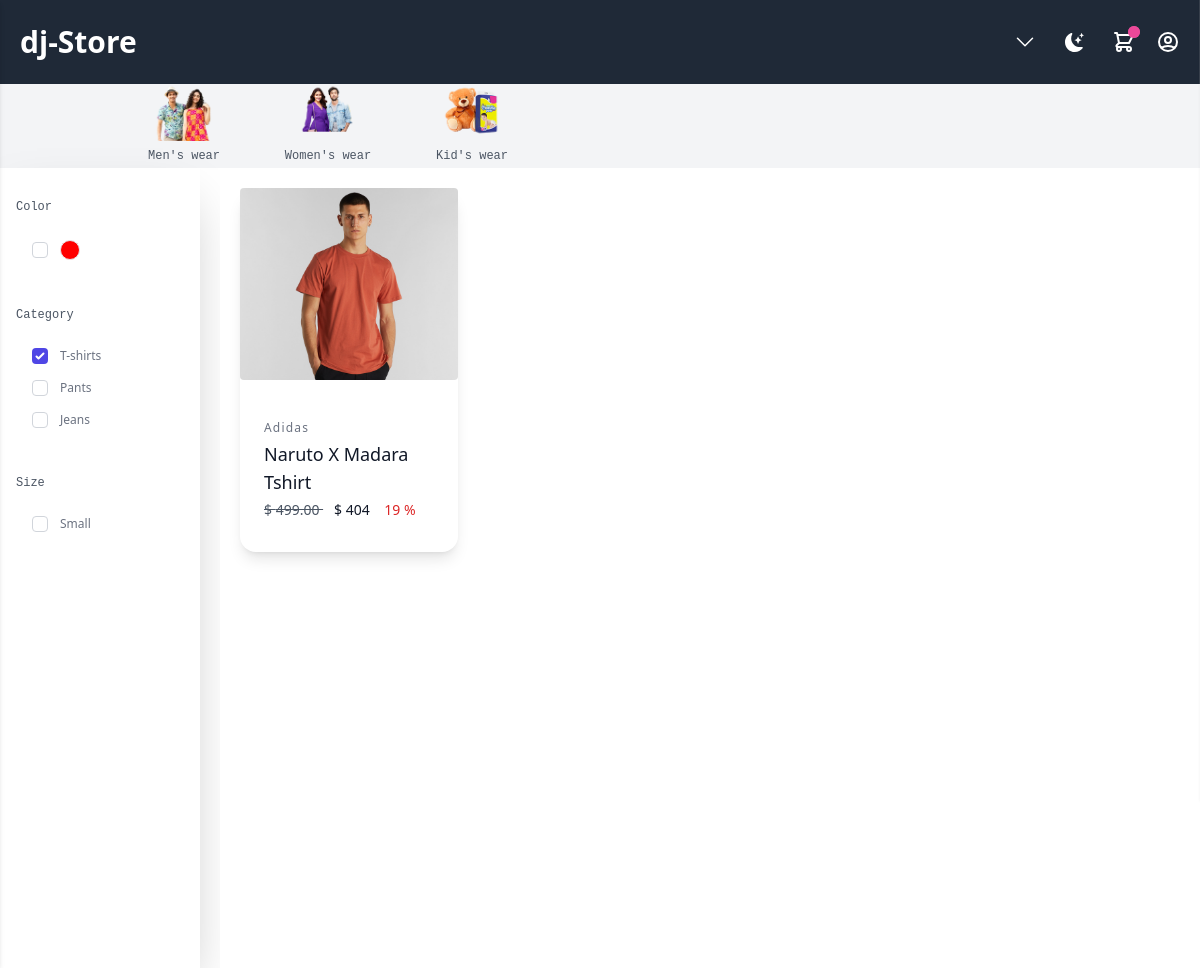
The app's page /product-list/1/mens-t-shirt/?category=1 with its own data.
### app/models.py (models this page shows, shortened)
class Categories(models.Model):
    id = models.AutoField(primary_key=True)
    title = models.CharField(max_length=50, null=False, blank=False)
    slug = models.CharField(max_length=50, null=False,
                            blank=False, unique=True)
    thumbnail = models.ImageField(
        upload_to='categories/', null=False, blank=False)

class Color(models.Model):
    id = models.AutoField(primary_key=True)
    name = models.CharField(max_length=20)
    code = models.CharField(max_length=20, null=True, blank=True)

class SubCategoriesVariant(models.Model):
    id = models.AutoField(primary_key=True)
    subcategory = models.ForeignKey(SubCategories, on_delete=models.CASCADE)
    title = models.CharField(max_length=50, null=False, blank=False)
    slug = models.CharField(max_length=50, null=False,
                            blank=False, unique=True)

class Size(models.Model):
    id = models.AutoField(primary_key=True)
    name = models.CharField(max_length=20)
    code = models.CharField(max_length=20, null=True, blank=True)

class Product(models.Model):
    STATUS = (
        ('True', 'True'),
        ('False', 'False')
    )
    VARIANTS = (
        ('None', 'None'),
        ('Size', 'Size'),
        ('Color', 'Color'),
        ('Size-Color', 'Size-Color')
    )
    id = models.AutoField(primary_key=True)
    subcategoryvariant = models.ForeignKey(
        SubCategoriesVariant, on_delete=models.CASCADE, null=True, blank=True)
    title = models.CharField(max_length=200)
    brand = models.CharField(max_length=200)
    keywords = models.CharField(max_length=200)
    description = models.TextField()
    price = models.DecimalField(max_digits=10, decimal_places=2, default=0)
    discount = models.IntegerField(default=0)
    quantity = models.IntegerField(default=1)
    detail = RichTextField(null=False, blank=False)
    color = models.ForeignKey(
        Color, on_delete=models.CASCADE, null=True, blank=True, default=None)
    size = models.ForeignKey(
        Size, on_delete=models.CASCADE, null=True, blank=True, default=None)
    slug = models.SlugField(null=False, blank=False, unique=True)
    variant = models.CharField(max_length=20, choices=VARIANTS, default='None')
    status = models.CharField(max_length=10, choices=STATUS)
    created_at = models.DateTimeField(auto_now_add=True)
    updated_at = models.DateTimeField(auto_now_add=True)

class ProductMedia(models.Model):
    id = models.AutoField(primary_key=True)
    product = models.ForeignKey(Product, on_delete=models.CASCADE)
    image = models.ImageField(upload_to='products/', null=True, blank=True)

class ProductVariant(models.Model):
    id = models.AutoField(primary_key=True)
    title = models.CharField(max_length=100, null=True, blank=True)
    product = models.ForeignKey(Product, on_delete=models.CASCADE)
    color = models.ForeignKey(
        Color, on_delete=models.CASCADE, null=True, blank=True)
    size = models.ForeignKey(
        Size, on_delete=models.CASCADE, null=True, blank=True)
    quantity = models.IntegerField(default=1)
    price = models.DecimalField(max_digits=12, decimal_places=2, default=0)
    discount = models.IntegerField(default=0)

### app/views.py (the view)
class ProductListView(View):
    def get(self, request, *args, **kwargs):
        pk = kwargs['pk']
        sub_cat = SubCategoriesVariant.objects.get(id=pk).subcategory
        category_filter = SubCategories.objects.get(id=sub_cat.id)
        category = request.GET.getlist('category')
        color = request.GET.getlist('color')
        size = request.GET.getlist('size')
        related_color_products = Product.objects.filter(
            subcategoryvariant__in=category)
        result_color = []
        for related_color_product in related_color_products:
            if (related_color_product.color is not None) and (related_color_product.color.id not in result_color):
                result_color.append(related_color_product.color.id)
        color_filter = Color.objects.filter(id__in=result_color)
        related_size_products = Product.objects.filter(
            subcategoryvariant__in=category)
        result_size = []
        for related_size_product in related_size_products:
            if (related_size_product.size is not None) and (related_size_product.size.id not in result_size):
                result_size.append(related_size_product.size.id)
        size_filter = Size.objects.filter(id__in=result_size)
        product = Product.objects.filter(subcategoryvariant=pk)
        if category:
            product = Product.objects.filter(subcategoryvariant__in=category)
        if color:
            product = product.filter(color__in=color)
        if size:
            product = product.filter(size__in=size)
        context = {
            'categories': Categories.objects.all(),
            'products': product,
            'category_filter': category_filter.subcategoriesvariant_set.all(),
            'color_filter': color_filter,
            'size_filter': size_filter,
            'active_category_filter': category,
            'active_color_filter': color,
            'active_size_filter': size
        }
        return render(self.request, template_name='product_list.html', context=context)

### app/templatetags/customfilters.py (called while the page is built)
@register.filter(name='cart')
def cart(user):
    return Cart.objects.filter(user=User(user.id))

@register.filter(name='sale_price')
def sale_price(original_price,discount):
    return floor(original_price - (original_price*discount/100))

@register.filter(name='total_payable_amount')
def total_payable_amount(cart):
    sum = 0
    for item in cart:
        if item.product_variant != None:
            sum += (item.product_variant.price - (item.product_variant.price * item.product_variant.discount/100)) * item.quantity
        else:
            sum += (item.product.price - (item.product.price * item.product.discount/100)) * item.quantity
    return floor(sum)

@register.filter(name='filter_active')
def filter_active(val1,val2):
    try:
        if str(val1) in val2:
            return True
        else:
            return False
    except:
        return False

### app/templates/product_list.html (shortened to what this page needs)
{% extends 'base.html' %} {% load customfilters %} {% block content %}
<div class="flex gap-5 dark:bg-slate-900 h-screen">
  <div
    class="hidden md:block w-1/6 dark:bg-slate-800 px-4 shadow-2xl"
    style="height: 100vh"
  >
    <form action="" id="submitForm" method="GET">
      <br />
      <div class="form-group">
        <span class="font-mono text-xs text-gray-600 dark:text-white mb-4"
          >Color</span
        >
        <br /><br />
        {% if color_filter %}
          {% for color in color_filter %}
          <div class="flex items-center ml-4 mb-4">
            <input
              onchange="submitForm()"
              value="{{ color.id }}"
              type="checkbox"
              class="h-4 w-4 rounded border-gray-300 text-indigo-600 focus:ring-indigo-500"
              name="color"
              id="color"
            />
            <span
              class="ml-3 rounded-full border"
              style='background-color: {{ color.code }}; width: 20px; height: 20px;'
            ></span>
          </div>
          {% endfor %}
        {% endif %}
      </div>
      <br />
      <div class="">
        <span class="font-mono text-xs text-gray-600 dark:text-white mb-4"
          >Category</span
        >
        <br /><br />
        {% if category_filter %}
          {% for category in category_filter %}
          <div  class="flex items-center ml-4 mb-4">
            <input
              {% if category.id|filter_active:active_category_filter %} checked {% endif %}
              onchange="submitForm()"
              value="{{ category.id }}"
              type="checkbox"
              class="h-4 w-4 rounded border-gray-300 text-indigo-600 focus:ring-indigo-500"
              name="category"
            />
            <label
              class="ml-3 min-w-0 flex-1 text-xs text-gray-500 dark:text-zinc-200"
              >{{ category.title }}</label
            >
          </div>
          {% endfor %}
        {% endif %}
      </div>
      <br />
      <div class="form-group">
        <span class="font-mono text-xs text-gray-600 dark:text-white mb-4"
          >Size</span
        >
        <br /><br />
        {% if size_filter %}
          {% for size in size_filter %}
          <div class="flex items-center ml-4 mb-4">
            <input
              onchange="submitForm()"
              value="{{ size.id }}"
              type="checkbox"
              class="h-4 w-4 rounded border-gray-300 text-indigo-600 focus:ring-indigo-500"
              name="size"
              id="size"
            />
            <label
              class="ml-3 min-w-0 flex-1 text-xs text-gray-500 dark:text-zinc-200"
              >{{ size.name }}</label
            >
          </div>
          {% endfor %}
        {% endif %}
      </div>
    </form>
  </div>
  <section
    class="text-gray-600 bg-white dark:bg-gray-900 body-font w-full md:w-4/5"
  >
    <div class="container px-1 sm:px-5 py-5 mx-auto">
      <div class="grid grid-cols-2 md:grid-cols-3 lg:grid-cols-4 gap-4 justify-center">
        {% for product in products %}
        {% if product.variant != 'None' %}
        <div class="dark:bg-slate-800 shadow-lg rounded-2xl">
          <div class="h-full overflow-hidden">
            <a
              class="block relative h-44 sm:h-48 rounded overflow-hidden"
              href="{% url 'product_detail' product.id product.slug %}"
            >
              <img
                alt="ecommerce"
                class="object-center block w-full h-auto"
                src="{{ product.productmedia_set.all.first.image.url }}"
              />
            </a>
            <a href="{% url 'product_detail' product.id product.slug %}">
              <div class="p-2 sm:mt-4 md:p-6">
                <h3
                  class="text-gray-500 text-xs tracking-widest title-font mb-1 text-gray-400 dark:text-zinc-400"
                >
                  {{ product.brand}}
                </h3>
                <h2
                  class="text-gray-900 title-font text:sm sm:text-lg font-medium dark:text-zinc-200"
                >
                  {{ product.title }}
                </h2>
                <p class="mt-1 mb-2 text-sm md:text-md">
                  <span class="line-through dark:text-zinc-400">
                    $ {{ product.productvariant_set.all.first.price }}
                  </span>
                  <span class="text-gray-900 dark:text-zinc-200">
                    $ {{ product.productvariant_set.all.first.price|sale_price:product.productvariant_set.all.first.discount }}
                  </span>
                  <span class="text-red-600 dark:text-lime-400">
                    {{ product.productvariant_set.all.first.discount }} %
                  </span>
                </p>
              </div>
            </a>
          </div>
        </div>
        {% endif %}
        {% endfor %}
      </div>
    </div>
  </section>
</div>
{% endblock %}

### app/templates/nav.html (shortened to what this page needs)
{% load customfilters %} {% block nav %}
<div>
  <section class="relative mx-auto">
    <nav class="flex justify-between bg-gray-800 text-white w-screen">
      <div class="px-5 xl:px-12 py-6 flex w-full items-center">
        <a class="text-3xl font-bold font-heading" href="/"> dj-Store </a>
        <div class="hidden md:block md:flex items-center space-x-5 items-center">
          <a class="hover:text-gray-200" href="#" onclick="showDropDown(event)">
            <svg
              xmlns="http://www.w3.org/2000/svg"
              fill="none"
              viewBox="0 0 24 24"
              stroke-width="1.5"
              stroke="currentColor"
              class="w-6 h-6"
            >
              <path
                stroke-linecap="round"
                stroke-linejoin="round"
                d="M19.5 8.25l-7.5 7.5-7.5-7.5"
              />
            </svg>
          </a>
        </div>
        <a onclick="switchTheme()">
        </a>
        <a
          class="flex items-center hover:text-gray-200 cursor-pointer"
          onclick="showCart(event)"
        >
          <span class="flex absolute -mt-5 ml-4">
            <span class="relative inline-flex rounded-full h-3 w-3 bg-pink-500">
            </span>
          </span>
        </a>
        <a
          class="flex items-center hover:text-gray-200"
          href="{% url 'profile' %}"
        >
        </a>
      </div>
    </nav>
  </section>
</div>
<div
  class="menu-bar md:px-28 bg-gray-100 dark:bg-gray-700 {% if categories == None %} hidden {% endif %}"
  style="height: 84px"
>
  <ul class="flex overflow-scroll">
    {% for category in categories %}
    <li class="group">
      <div
        onclick="showMegaMenu('{{ forloop.counter }}')"
        class="w-32 md:w-36 flex flex-col justify-center md:hover:bg-gray-200 text-gray-600 dark:text-zinc-200 dark:md:hover:text-gray-900 items-center cursor-pointer"
        style="height:84px;"
      >
      <div style="margin-bottom:6px;">
        <img
          src="{{ category.thumbnail.url }}"
          alt=""
          style="display: block; height: 60px; width: 60px; margin: auto"
        />
        <small class="font-mono text-xs "
          >{{ category.title }}</small
        >
        </div>
      </div>
    </li>
    {% endfor %}
  </ul>
</div>
{% endblock %}

### static/css/globals.css (style rules this page uses)
body { overflow-x: hidden !important; }

### app/templates/base.html (style rules this page uses)
* { -ms-overflow-style: none; scrollbar-width: none; }

### records on screen
Categories: thumbnail (picture), title "Men's wear"
Categories: thumbnail (picture), title "Women's wear"
Categories: thumbnail (picture), title "Kid's wear"
SubCategoriesVariant: category "☑", title "T-shirts"
SubCategoriesVariant: title "Pants"
SubCategoriesVariant: title "Jeans"
Size: name "Small"
Product: productmedia_set.all.first.image (picture), brand "Adidas", title "Naruto X Madara Tshirt", productvariant_set.all.first.price "499.00", productvariant_set.all.first.price|sale_price "404", productvariant_set.all.first.discount "19"
